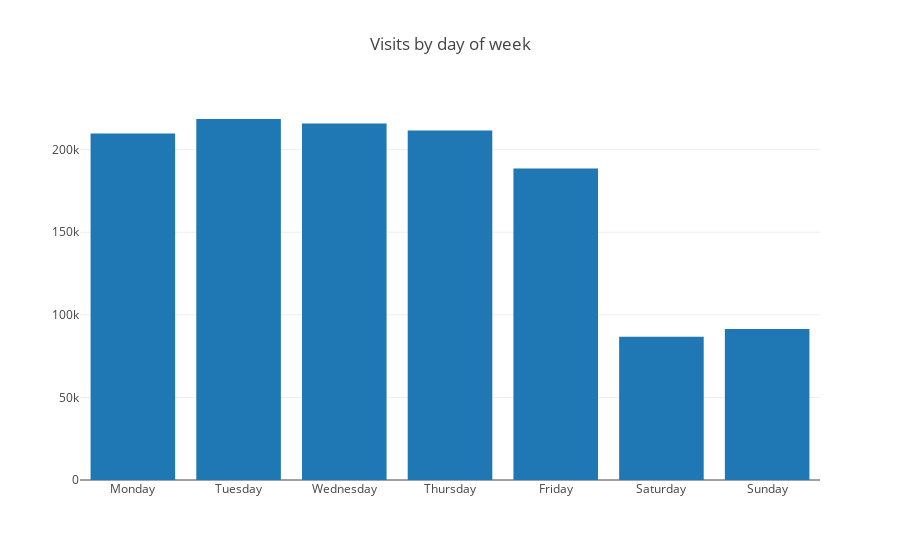

This figure's notebook cell:
### Markdown cell above
Можно сделать ответ еще лучше, заменив id дней недели на их названия.

### Code cell
q = '''
    SELECT
        count() as visits,
        transform(
            toDayOfWeek(Date),
            [1, 2, 3, 4, 5, 6, 7],
            ['Monday', 'Tuesday', 'Wednesday', 'Thursday', 'Friday', 'Saturday', 'Sunday'],
            'Error'
        ) as day
    FROM visits_all
    GROUP BY day
    FORMAT TabSeparatedWithNames
'''

plotly_bar_df(
    get_clickhouse_df(q).set_index('day'), 
    title = 'Visits by day of week', 
    index = ['Monday', 'Tuesday', 'Wednesday', 'Thursday', 'Friday', 'Saturday', 'Sunday'])

### Figure 1 — Plotly figure (JSON) as saved in the notebook; plotly's stock layout.template omitted (floating-point values rounded to 4 significant figures)
{"data": [{"name": "visits", "type": "bar", "x": ["Monday", "Tuesday", "Wednesday", "Thursday", "Friday", "Saturday", "Sunday"], "y": [209714, 218548, 215787, 211603, 188631, 86662, 91341]}], "layout": {"title": "Visits by day of week"}}
